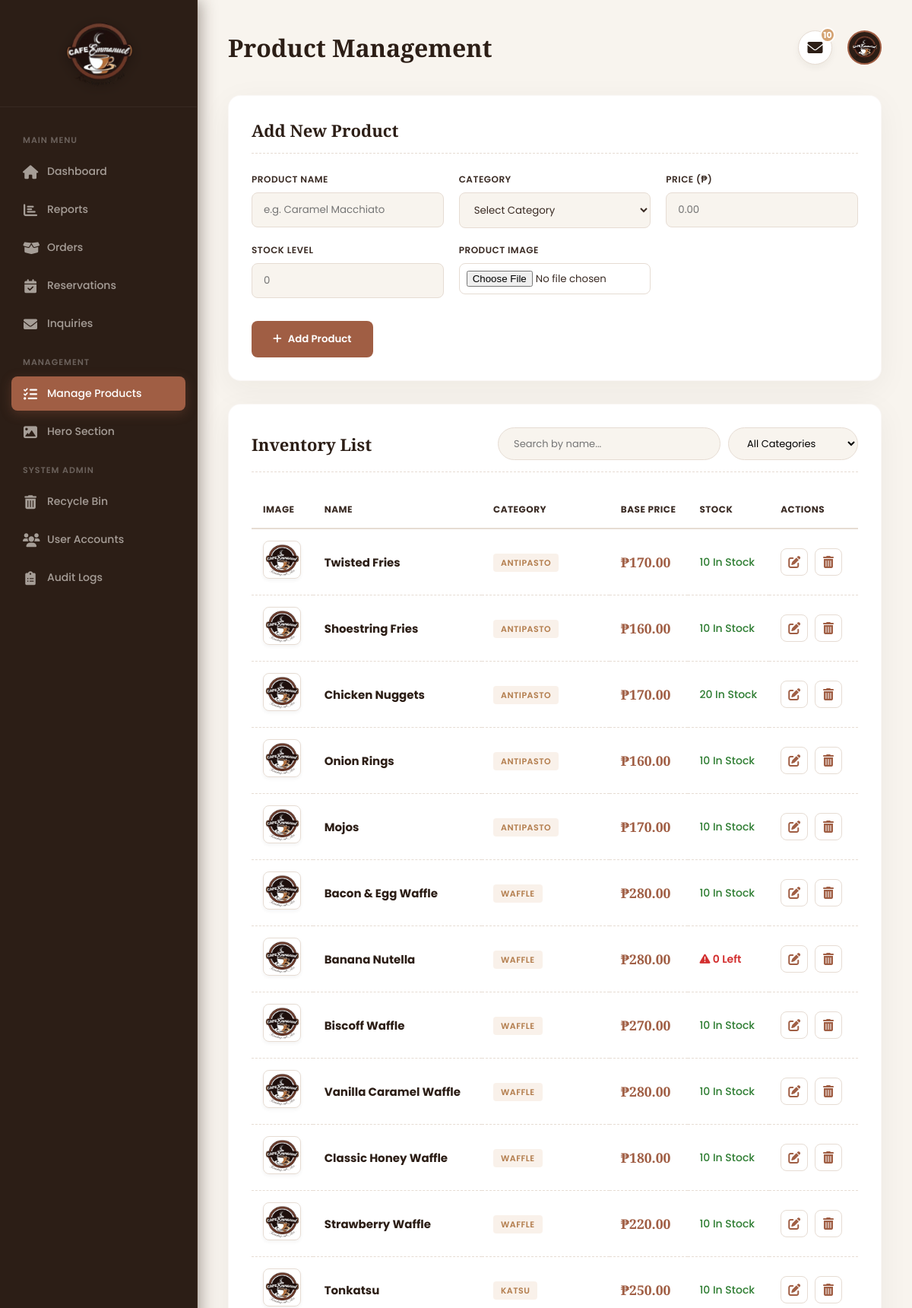
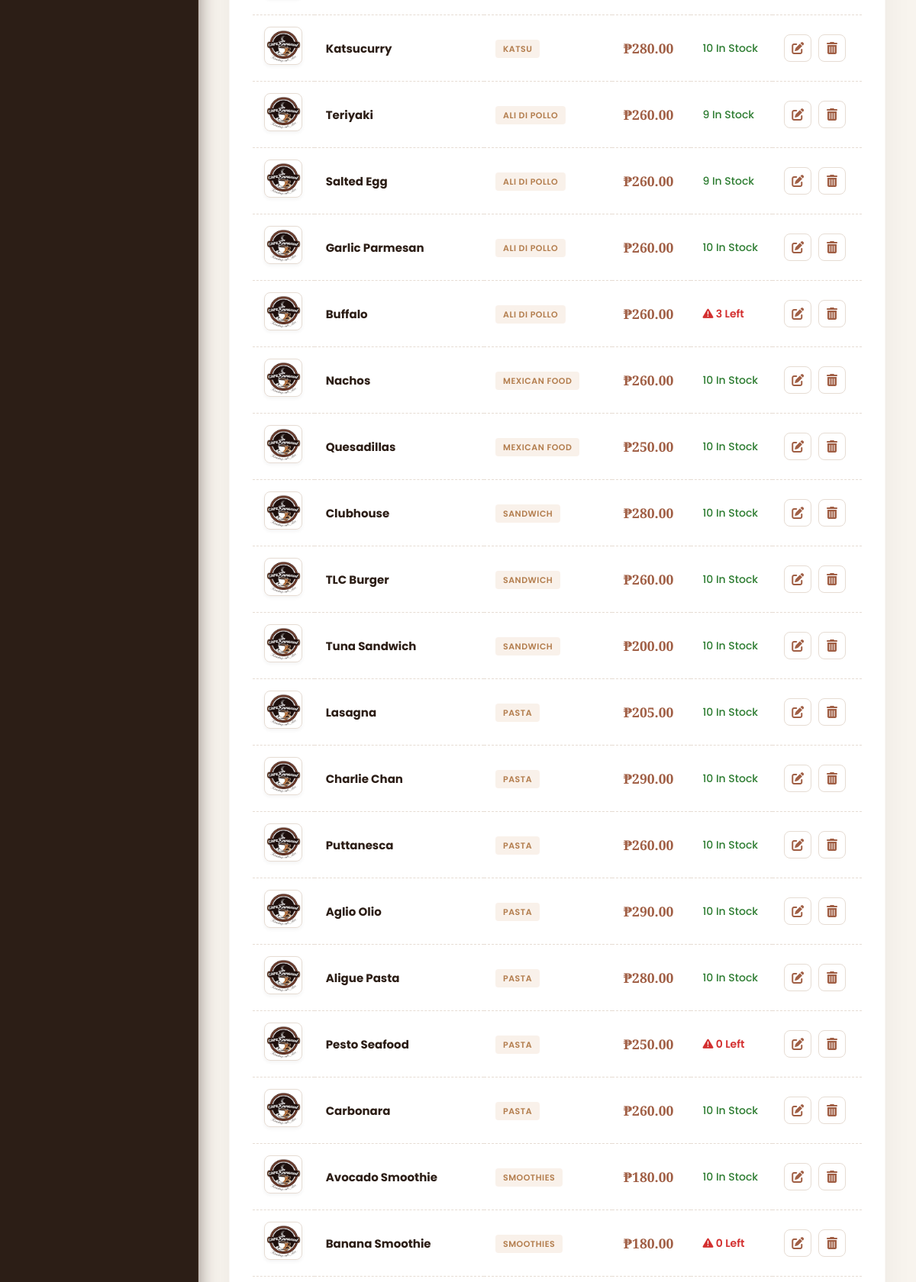
Page /practiceaddproduct.php (signed in, upper part) on the committed database (2 pictures, top to bottom).
### tables this page shows
CREATE TABLE `products` (
  `id` int(11) NOT NULL,
  `name` varchar(100) NOT NULL,
  `price` decimal(10,2) NOT NULL,
  `image` varchar(255) NOT NULL,
  `rating` int(11) NOT NULL,
  `stock` int(11) NOT NULL DEFAULT 0,
  `category` varchar(50) NOT NULL
);

### practiceaddproduct.php (the view, shortened to what this page needs)
<?php
include 'db_connect.php';
$inquiry_count_result = $conn->query("SELECT COUNT(*) as count FROM inquiries WHERE status = 'new'");
$unread_inquiries = $inquiry_count_result ? $inquiry_count_result->fetch_assoc()['count'] : 0;
$products_result = $conn->query("SELECT * FROM products ORDER BY id DESC");
?>
<!DOCTYPE html>
<html lang="en">
<head>
    <link rel="stylesheet" href="https://cdnjs.cloudflare.com/ajax/libs/font-awesome/6.4.0/css/all.min.css" />
</head>
<body>
    <?php include 'admin_sidebar.php'; ?>
    <main class="main-content">
        <header class="main-header">
            <h1>Product Management</h1>
            <div class="header-icons">
                <div class="icon-container" id="msgBtn">
                    <i class="fas fa-envelope"></i>
                    <?php if($unread_inquiries > 0): ?><span class="header-badge"><?php echo $unread_inquiries; ?></span><?php endif; ?>
                </div>
                <div class="icon-container" style="border:none; box-shadow:none; background:transparent;">
                    <img src="Logo_Brand.png" alt="Admin" style="background:var(--secondary); width: 45px; height: 45px; border-radius: 50%; object-fit: cover; border: 2px solid var(--primary); padding: 2px;">
                </div>
            </div>
        </header>
        <div class="card">
            <div class="card-header"><h2 id="form-title">Add New Product</h2></div>
            <form id="productForm" method="POST" enctype="multipart/form-data">
                <div class="form-grid">
                    <div class="form-group">
                        <label>Product Name</label>
                        <input type="text" name="name" id="prod-name" placeholder="e.g. Caramel Macchiato" required>
                    </div>
                    <div class="form-group">
                        <label>Category</label>
                        <select name="category" id="prod-cat" required onchange="toggleAttributes()">
                            <option value="">Select Category</option>
                        </select>
                    </div>
                    <div class="form-group">
                        <label>Price (₱)</label>
                        <input type="number" step="0.01" name="price" id="prod-price" placeholder="0.00" required>
                    </div>
                    <div class="form-group">
                        <label>Stock Level</label>
                        <input type="number" name="stock" id="prod-stock" placeholder="0" required>
                    </div>
                    <div class="form-group">
                        <label>Product Image</label>
                        <input type="file" name="image" id="prod-img" style="background:#fff; padding:9px;">
                    </div>
                </div>
                <div style="margin-top:30px; display:flex; gap:15px;">
                    <button type="submit" class="btn-main" id="submit-btn"><i class="fas fa-plus"></i> Add Product</button>
                </div>
            </form>
        </div>
        <div class="card">
            <div class="card-header">
                <h2>Inventory List</h2>
                <div style="display:flex; gap:10px;">
                    <input type="text" id="searchInput" class="search-input" placeholder="Search by name..." onkeyup="applyFilters()">
                    <select class="filter-select" id="categoryFilter" onchange="applyFilters()">
                        <option value="all">All Categories</option>
                    </select>
                </div>
            </div>
            <div style="overflow-x: auto;">
                <table id="inventoryTable">
                    <thead>
                        <tr>
                            <th>Image</th>
                            <th>Name</th>
                            <th>Category</th>
                            <th>Base Price</th>
                            <th>Stock</th>
                            <th>Actions</th>
                        </tr>
                    </thead>
                    <tbody>
                        <?php if($products_result->num_rows > 0): ?>
                            <?php while($p = $products_result->fetch_assoc()): ?>
                            <tr data-category="<?php echo strtolower($p['category']); ?>" data-name="<?php echo strtolower($p['name']); ?>">
                                <td><img src="<?php echo htmlspecialchars($p['image']); ?>" class="product-img" onerror="this.src='logo.png'"></td>
                                <td><strong style="color:var(--secondary); font-size:15px;"><?php echo htmlspecialchars($p['name']); ?></strong></td>
                                <td><span style="background:rgba(212, 163, 115, 0.15); color:#B37D4D; padding:4px 10px; border-radius:4px; font-size:11px; font-weight:600; text-transform:uppercase; letter-spacing:0.5px;"><?php echo htmlspecialchars($p['category']); ?></span></td>
                                <td><span style="font-weight:700; color:var(--primary); font-family:var(--font-heading); font-size:1.1rem;">₱<?php echo number_format($p['price'], 2); ?></span></td>
                                <td>
                                    <?php if($p['stock'] <= 5): ?>
                                        <span style="color:#d32f2f; font-weight:600;"><i class="fas fa-exclamation-triangle"></i> <?php echo $p['stock']; ?> Left</span>
                                    <?php else: ?>
                                        <span style="color:#2e7d32; font-weight:500;"><?php echo $p['stock']; ?> In Stock</span>
                                    <?php endif; ?>
                                </td>
                                <td>
                                    <button class="action-btn" onclick='editProduct(<?php echo json_encode($p); ?>)' title="Edit Product"><i class="fas fa-edit"></i></button>
                                    <a href="delete_product.php?id=<?php echo $p['id']; ?>" class="action-btn" onclick="return confirm('Are you sure you want to move this product to the Recycle Bin?')" title="Move to Trash"><i class="fas fa-trash-alt"></i></a>
                                </td>
                            </tr>
                            <?php endwhile; ?>
                        <?php else: ?>
                            <tr><td colspan="6" style="text-align:center; padding:40px; color:#3a2b24;">No products found in inventory.</td></tr>
                        <?php endif; ?>
                    </tbody>
                </table>
            </div>
        </div>
    </main>
</body>
</html>

### practiceaddproduct.php (style rules this page uses)
:root { --primary: #A05E44; --primary-hover: #804832; --secondary: #2C1E16; --accent: #D4A373; --bg-main: #F8F4EE; --bg-card: #FFFFFF; --text-dark: #3A2B24; --text-muted: #756358; --border-color: #E6DCD3; --font-heading: 'Playfair Display', serif; --font-body: 'Poppins', sans-serif; --shadow-soft: 0 10px 40px rgba(44, 30, 22, 0.05); --shadow-hover: 0 15px 35px rgba(160, 94, 68, 0.1); }
* { box-sizing: border-box; margin: 0; padding: 0; }
body { font-family: var(--font-body); background-color: var(--bg-main); color: var(--text-dark); display: flex; height: 100vh; overflow: hidden; }
.main-content { flex-grow: 1; margin-left: 260px; width: calc(100% - 260px); height: 100vh; overflow-y: auto; padding: 40px; }
.main-header { display: flex; justify-content: space-between; align-items: center; margin-bottom: 40px; position: relative; z-index: 1000; }
.main-header h1 { font-family: var(--font-heading); font-size: 32px; font-weight: 700; color: var(--secondary); }
.header-icons { display: flex; align-items: center; gap: 20px; }
.icon-container { position: relative; cursor: pointer; color: #3a2b24; width: 45px; height: 45px; background: var(--bg-card); border-radius: 50%; display: flex; align-items: center; justify-content: center; border: 1px solid var(--border-color); transition: all 0.3s cubic-bezier(0.4, 0, 0.2, 1); box-shadow: 0 4px 10px rgba(44, 30, 22, 0.05); }
.icon-container i { font-size: 1.25rem; color: var(--secondary); transition: all 0.3s ease; }
.header-badge { position: absolute; top: -5px; right: -5px; background-color: var(--accent); color: white; border-radius: 50%; width: 20px; height: 20px; font-size: 11px; display: flex; align-items: center; justify-content: center; font-weight: bold; border: 2px solid var(--bg-card); }
.card { background: var(--bg-card); padding: 30px; border-radius: 16px; box-shadow: var(--shadow-soft); border: 1px solid rgba(160, 94, 68, 0.05); margin-bottom: 30px; position: relative; z-index: 1; }
.card-header { margin-bottom: 25px; border-bottom: 1px dashed var(--border-color); padding-bottom: 15px; display: flex; justify-content: space-between; align-items: center; flex-wrap: wrap; gap: 10px; }
.card-header h2 { font-family: var(--font-heading); font-size: 22px; color: var(--secondary); }
.form-grid { display: grid; grid-template-columns: repeat(auto-fit, minmax(200px, 1fr)); gap: 20px; }
.form-group { display: flex; flex-direction: column; }
.form-group label { font-size: 12px; font-weight: 600; color: #3a2b24; margin-bottom: 8px; text-transform: uppercase; letter-spacing: 0.5px; }
.form-group input, .form-group select { padding: 12px 15px; border: 1px solid var(--border-color); border-radius: 8px; outline: none; font-family: var(--font-body); background: var(--bg-main); color: var(--text-dark); transition: all 0.3s; }
.btn-main { background: var(--primary); color: white; border: none; padding: 14px 28px; border-radius: 8px; font-weight: 600; font-family: var(--font-body); cursor: pointer; transition: 0.3s; display: inline-flex; align-items: center; justify-content: center; gap: 8px; }
.search-input, .filter-select { padding: 10px 20px; border-radius: 50px; border: 1px solid var(--border-color); background: var(--bg-main); font-size: 13px; font-family: var(--font-body); outline: none; transition: 0.3s; }
table { width: 100%; border-collapse: collapse; }
th { text-align: left; padding: 15px; font-size: 12px; text-transform: uppercase; color: #3a2b24; border-bottom: 2px solid var(--border-color); letter-spacing: 0.5px; }
td { padding: 15px; border-bottom: 1px dashed var(--border-color); font-size: 14px; vertical-align: middle; }
.product-img { width: 50px; height: 50px; object-fit: cover; border-radius: 8px; border: 1px solid var(--border-color); box-shadow: 0 2px 5px rgba(0,0,0,0.05); }
.action-btn { width: 36px; height: 36px; border-radius: 8px; display: inline-flex; align-items: center; justify-content: center; border: 1px solid var(--border-color); background: var(--bg-card); cursor: pointer; transition: all 0.3s; text-decoration: none; outline: none; padding: 0; margin-right: 5px; }
.action-btn i { color: var(--primary); font-size: 1rem; transition: all 0.3s ease; }

### admin_sidebar.php (style rules this page uses)
:root { --primary: #A05E44; --secondary: #2C1E16; --accent: #D4A373; --sidebar-bg: #2C1E16; --text-light: #F8F4EE; --text-muted: rgba(248, 244, 238, 0.6); --nav-hover-bg: rgba(160, 94, 68, 0.15); --transition: all 0.3s ease; }

### rows in the picture
products: name "Twisted Fries", category "ANTIPASTO", price "170.00", stock "10"
products: name "Shoestring Fries", category "ANTIPASTO", price "160.00", stock "10"
products: name "Chicken Nuggets", category "ANTIPASTO", price "170.00", stock "20"
products: name "Onion Rings", category "ANTIPASTO", price "160.00", stock "10"
products: name "Mojos", category "ANTIPASTO", price "170.00", stock "10"
products: name "Bacon & Egg Waffle", category "WAFFLE", price "280.00", stock "10"
products: name "Banana Nutella", category "WAFFLE", price "280.00", stock "0"
products: name "Biscoff Waffle", category "WAFFLE", price "270.00", stock "10"
products: name "Vanilla Caramel Waffle", category "WAFFLE", price "280.00", stock "10"
products: name "Classic Honey Waffle", category "WAFFLE", price "180.00", stock "10"
products: name "Strawberry Waffle", category "WAFFLE", price "220.00", stock "10"
products: name "Tonkatsu", category "KATSU", price "250.00", stock "10"
products: name "Katsucurry", category "KATSU", price "280.00", stock "10"
products: name "Teriyaki", category "ALI DI POLLO", price "260.00", stock "9"
products: name "Salted Egg", category "ALI DI POLLO", price "260.00", stock "9"
products: name "Garlic Parmesan", category "ALI DI POLLO", price "260.00", stock "10"
products: name "Buffalo", category "ALI DI POLLO", price "260.00", stock "3"
products: name "Nachos", category "MEXICAN FOOD", price "260.00", stock "10"
products: name "Quesadillas", category "MEXICAN FOOD", price "250.00", stock "10"
products: name "Clubhouse", category "SANDWICH", price "280.00", stock "10"
products: name "TLC Burger", category "SANDWICH", price "260.00", stock "10"
products: name "Tuna Sandwich", category "SANDWICH", price "200.00", stock "10"
products: name "Lasagna", category "PASTA", price "205.00", stock "10"
products: name "Charlie Chan", category "PASTA", price "290.00", stock "10"
products: name "Puttanesca", category "PASTA", price "260.00", stock "10"
products: name "Aglio Olio", category "PASTA", price "290.00", stock "10"
products: name "Aligue Pasta", category "PASTA", price "280.00", stock "10"
products: name "Pesto Seafood", category "PASTA", price "250.00", stock "0"
products: name "Carbonara", category "PASTA", price "260.00", stock "10"
products: name "Avocado Smoothie", category "SMOOTHIES", price "180.00", stock "10"
products: name "Banana Smoothie", category "SMOOTHIES", price "180.00", stock "0"

### other values in the picture
$unread_inquiries "10"
